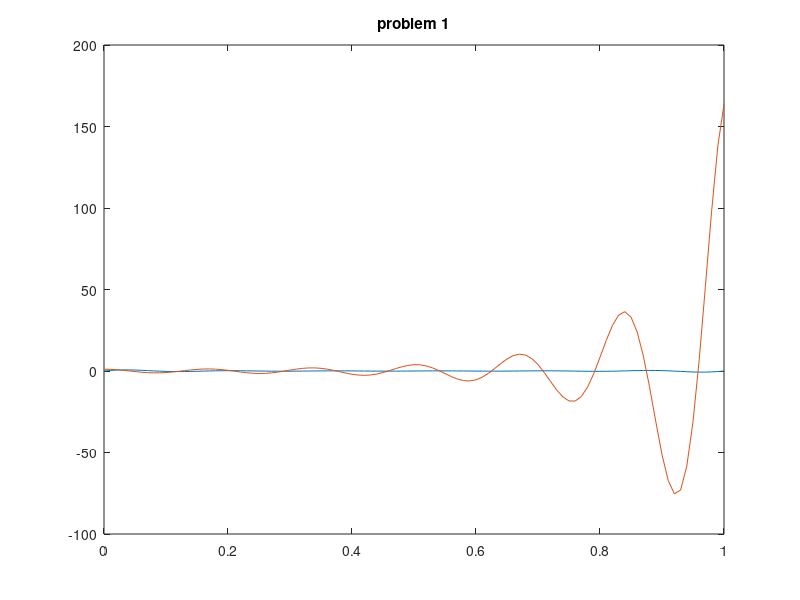

MATLAB code for this plot:
x = 0:0.01:1;
f1 = exp(10*x.*(x-1)).*sin(12*pi*x)
f2 = 3*exp(5*x.^2-1).*cos(12*pi*x)
plot(x,f1,x,f2)
title('problem 1')
